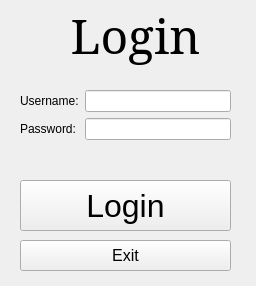
<?xml version="1.0" encoding="UTF-8"?>
<ui version="4.0">
 <class>Widget</class>
 <widget class="QWidget" name="Widget">
  <property name="geometry">
   <rect>
    <x>0</x>
    <y>0</y>
    <width>256</width>
    <height>286</height>
   </rect>
  </property>
  <property name="windowTitle">
   <string>Database Manager</string>
  </property>
  <widget class="QLabel" name="lblLogin">
   <property name="geometry">
    <rect>
     <x>0</x>
     <y>0</y>
     <width>271</width>
     <height>71</height>
    </rect>
   </property>
   <property name="font">
    <font>
     <family>Serif</family>
     <pointsize>36</pointsize>
    </font>
   </property>
   <property name="text">
    <string>Login</string>
   </property>
   <property name="alignment">
    <set>Qt::AlignCenter</set>
   </property>
  </widget>
  <widget class="QWidget" name="formLayoutWidget">
   <property name="geometry">
    <rect>
     <x>20</x>
     <y>90</y>
     <width>211</width>
     <height>71</height>
    </rect>
   </property>
   <layout class="QFormLayout" name="frmLogin">
    <item row="0" column="0">
     <widget class="QLabel" name="lblUsername">
      <property name="text">
       <string>Username:</string>
      </property>
     </widget>
    </item>
    <item row="0" column="1">
     <widget class="QLineEdit" name="lUsername"/>
    </item>
    <item row="1" column="0">
     <widget class="QLabel" name="lblPassword">
      <property name="text">
       <string>Password:</string>
      </property>
     </widget>
    </item>
    <item row="1" column="1">
     <widget class="QLineEdit" name="lPassword"/>
    </item>
   </layout>
  </widget>
  <widget class="QPushButton" name="pbLogin">
   <property name="geometry">
    <rect>
     <x>20</x>
     <y>180</y>
     <width>211</width>
     <height>51</height>
    </rect>
   </property>
   <property name="font">
    <font>
     <pointsize>24</pointsize>
    </font>
   </property>
   <property name="text">
    <string>Login</string>
   </property>
  </widget>
  <widget class="QPushButton" name="pbExit">
   <property name="geometry">
    <rect>
     <x>20</x>
     <y>240</y>
     <width>211</width>
     <height>31</height>
    </rect>
   </property>
   <property name="font">
    <font>
     <pointsize>12</pointsize>
    </font>
   </property>
   <property name="text">
    <string>Exit</string>
   </property>
  </widget>
 </widget>
 <resources/>
 <connections>
  <connection>
   <sender>pbExit</sender>
   <signal>clicked()</signal>
   <receiver>Widget</receiver>
   <slot>close()</slot>
   <hints>
    <hint type="sourcelabel">
     <x>125</x>
     <y>255</y>
    </hint>
    <hint type="destinationlabel">
     <x>127</x>
     <y>142</y>
    </hint>
   </hints>
  </connection>
 </connections>
</ui>
